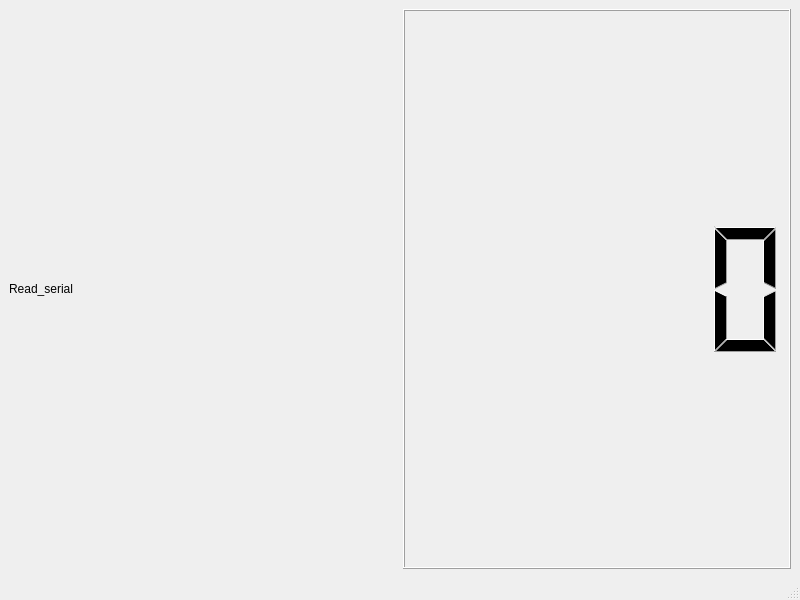
<?xml version="1.0" encoding="UTF-8"?>
<ui version="4.0">
 <class>serial</class>
 <widget class="QMainWindow" name="serial">
  <property name="geometry">
   <rect>
    <x>0</x>
    <y>0</y>
    <width>800</width>
    <height>600</height>
   </rect>
  </property>
  <property name="windowTitle">
   <string>serial</string>
  </property>
  <widget class="QWidget" name="centralwidget">
   <layout class="QHBoxLayout" name="horizontalLayout_2">
    <item>
     <layout class="QHBoxLayout" name="horizontalLayout">
      <item>
       <widget class="QLabel" name="label">
        <property name="text">
         <string>Read_serial</string>
        </property>
       </widget>
      </item>
      <item>
       <widget class="QLCDNumber" name="lcdNumber"/>
      </item>
     </layout>
    </item>
   </layout>
  </widget>
  <widget class="QMenuBar" name="menubar">
   <property name="geometry">
    <rect>
     <x>0</x>
     <y>0</y>
     <width>800</width>
     <height>22</height>
    </rect>
   </property>
  </widget>
  <widget class="QStatusBar" name="statusbar"/>
 </widget>
 <resources/>
 <connections/>
</ui>
